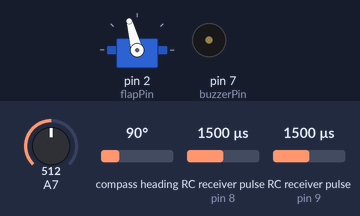
Bench run of a sketch on a simulated Arduino Nano, built with avr-gcc and run on an emulated ATmega328P. On the bench: servo, buzzer (waves = sounding, pin HIGH). Wiring (inferred from the names in the program): 2 × RC receiver channel: data pin 8 / data pin 9. The inputs (shaded band) are chosen by the test bench; at power-on: RC receiver pulse (sensors on pin 8, pin 9) 1500 µs, compass heading 90°, A7 = 512.

Above: at 1.2 s.
1.3 s: RC receiver pulse (sensor on pin 8) set to 1020 µs
At 2.5 s:
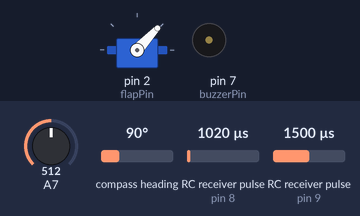
2.8 s: compass heading set to 269°
At 3.4 s:
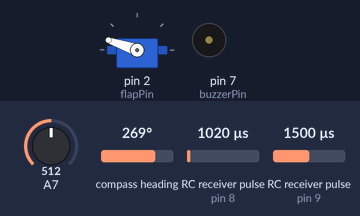
4.3 s: RC receiver pulse (sensor on pin 9) set to 1980 µs
At 5.2 s:
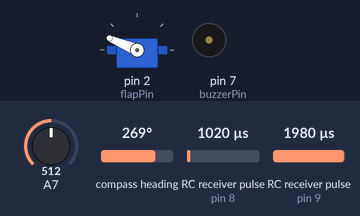
5.8 s: A7 set to 546
At 6.5 s:
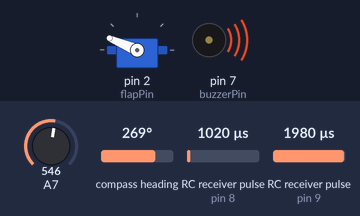
7.3 s: compass heading set to 90°
At 8.0 s:
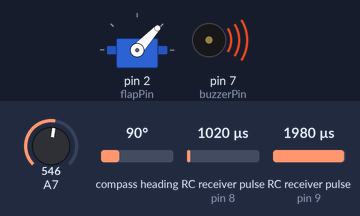
8.8 s: RC receiver pulse (sensor on pin 8) set to 1250 µs
At 10.3 s:
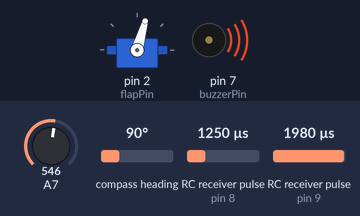
Timing chart, 0 to 11.3 s (numbered marks = the images above; inputs shaded):
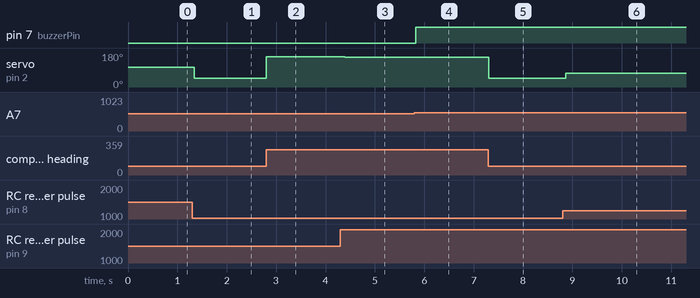

Measured:
- the behaviour switches between 529 and 530 on A7 (found by bisection; images 3 and 4)
- after the input at 1.3 s, servo on pin 2 (flapPin): 105° → 47° after 0.05 s
- after the input at 2.8 s, servo on pin 2 (flapPin): 47° → 161° at once
- after the input at 4.3 s, servo on pin 2 (flapPin): 161° → 157° after 0.09 s
- after the input at 5.8 s, pin 7 (buzzerPin): LOW → HIGH at once
- after the input at 7.3 s, servo on pin 2 (flapPin): 157° → 47° at once
- after the input at 8.8 s, servo on pin 2 (flapPin): 47° → 74° after 0.07 s

The sketch:

MonocopterControl23_FlapOnWingOneServo.ino
```cpp
#define rcPin1 8   // Pin 8 Connected to CH1 of Transmitter;
#define rcPin2 9   // Pin 9 Connected to CH2
#define rcPin3 10   // Flap
#define buzzerPin 7
#define flapPin 2
//#define wingPin 3
#include <Servo.h>
#include <QMC5883L.h>
#include <Wire.h>
QMC5883L compass;
Servo ServoFlap;
int x_mid = 1520;
int y_mid = 1500;
//int z_mid = 1520;
int x = x_mid;  // Receiver Channel 2 PPM value
int y = y_mid;  // Receiver Channel 1 PPM value
//int z = z_mid;
float flight_bearing;
float current_bearing;
float flight_magnitude = 0;
float x_vec = 0;
float y_vec = 0;
//float z_vec = 0;
float default_angle_flap = 105;
float servo_angle_flap = default_angle_flap;
int currentFlapAngle = default_angle_flap;
int flapUpdateDifference;

float flap_constant = 0.002;
float voltageReading = 0;
int cycleCounter = 0;
#define cycleDelay 50


void setup() {
  pinMode(rcPin1, INPUT);
  pinMode(rcPin2, INPUT);
  pinMode(rcPin3, INPUT);
  pinMode(13, INPUT);
  pinMode(buzzerPin, OUTPUT);

  ServoFlap.attach(flapPin);
  ServoFlap.write(default_angle_flap);
  Wire.begin();
  compass.init();
  compass.setSamplingRate(200);

  Serial.begin(9600);
}

void loop() {

  if (cycleCounter == cycleDelay) {
    x = pulseIn(rcPin1, HIGH, 50000);  // (Pin, State, Timeout)
    y = pulseIn(rcPin2, HIGH, 50000);
    //z = pulseIn(rcPin3, HIGH, 50000);
    voltageReading = analogRead(A7)*0.00756;
    if (voltageReading > 4.00 and voltageReading < 7.45) {
      digitalWrite(buzzerPin, HIGH);
    }
    else {
      digitalWrite(buzzerPin, LOW);
    }
    cycleCounter = 0;
  }

  else {
    cycleCounter++;
  }

  x_vec = x_mid - x;
  y_vec = y_mid - y;
  //z_vec = z_mid - z;

  int heading = compass.readHeading();

  if(heading==0) {
    /* Still calibrating, so measure but don't print */
  }
  else {
    current_bearing = heading;
  }

  //Serial.println(current_bearing);

  current_bearing = int(int(current_bearing * 0.2) * 5);


  flight_magnitude = sqrt(sq(x_vec) + sq(y_vec));


  if ((x_vec >= 0) && (y_vec >= 0)){
    flight_bearing = 90 - (57.29578 * atan(y_vec / x_vec));

  }

  else if ((x_vec >= 0) && (y_vec < 0)){
    flight_bearing = 90 + (57.29578 * atan(y_vec / - x_vec));

  }

  else if ((x_vec < 0) && (y_vec >= 0)){
    flight_bearing = 270 + (57.29578 * atan(y_vec / - x_vec));

  }

  else if ((x_vec < 0) && (y_vec < 0)){
    flight_bearing = 270 - (57.29578 * atan(y_vec / x_vec));

  }

  //Serial.println(flight_bearing);
  //Serial.println(flight_magnitude);


  if (flight_magnitude > 40) {
    servo_angle_flap = default_angle_flap - (flap_constant * flight_magnitude * 57.29578 * sin(0.01745329 * (current_bearing - flight_bearing) + 4.712389 + 3.141593));
  }

  else if (flight_magnitude <= 40) {
    servo_angle_flap = default_angle_flap;
  }

  //servo_angle_flap = int(int(servo_angle_flap * 0.2) * 5);

  //int flapUpdateDifference = ((int(currentFlapAngle - servo_angle_flap)) ^ 2);
  flapUpdateDifference = currentFlapAngle - servo_angle_flap;

  if (flapUpdateDifference > 2 or flapUpdateDifference < -2) {
    ServoFlap.write(servo_angle_flap);
    currentFlapAngle = servo_angle_flap;
  }

  else {}

  //Serial.println(flapUpdateDifference);


}
```
